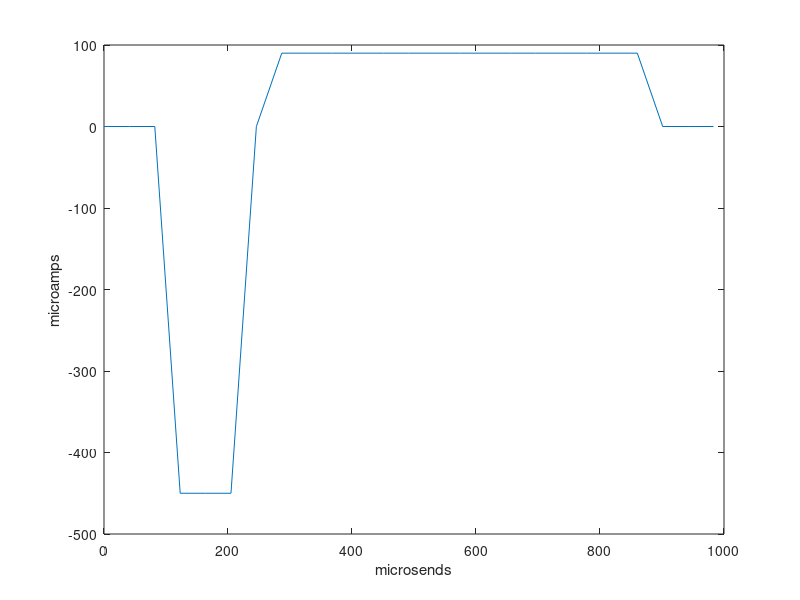

Here is the MATLAB script that generated this plot: (Note: this script raises an error after producing the figure.)
% code for generating stim file of variable IPI stim pulses for Lankarany
% collab




%% specify the waveform shape

srate = 24414.0625; % samples/sec; system sampling rate of TDT setup (e.g. 24414.0625)

dt = 1/srate;

zeropad = [0 0 0];
% Anode/Cathode length ratio:
aclr = 5;
catLen = 3;
waveformBase = [-aclr * ones(1,catLen), 0, ones(1,catLen*aclr)] / aclr;
% waveformBase = [-9 -9 -9 ones(1,27)];
% factor to multiply waveform by to get it to the desired current value
gain = 450; % microamps; 
waveform = [zeropad waveformBase zeropad] * gain;
t = 1e6 * [0:(length(waveform)-1)] * dt; % microseconds
figure; plot(t, waveform); xlabel('microsends'); ylabel('microamps')


%% Generate entire stim file with four components:
% 15 sec 130 Hz jittered
% 15 sec 130 Hz isochronous
% 15 sec 185 Hz jittered
% 15 sec 185 Hz isochronous


%   srate = 24414.0625; % samples/sec; system sampling rate of TDT setup (e.g. 24414.0625)
percStdms = 0.1; % scalar; the percentage around avISIms for 1 standard deviation (0.1),
% 10% of a milliseconds


% specify array of 4 segments to concatenate for stim conditions

totaltime = 15; % seconds; total time when stims will be on
%   dbsfreq = [130, 130, 185, 185]; % Hz
%   avISIms = [1e3*(1./(dbsfreq))]; % milliseconds; average inter-stimulus interval for the pulses

% stimIdx = [];
% 
% 
% 
% 
% for i = 1:4
%     i_stimIdx = genJitterStimtrain(totaltime(i), srate, avISIms(i), percStdms);
%     stimIdx = [stimIdx; i_stimIdx];
% 
% end


% create first stim file based on jittered 130Hz stim
dbsfreq = 130; % Hz
avISIms = 1e3*1/(dbsfreq); % milliseconds; average inter-stimulus interval for the pulses
stimtrain(1).stimidx = genJitterStimtrain(totaltime, srate, avISIms, percStdms);
stimtrain(1).stimType = 'jittered';
stimtrain(1).srate = srate;
stimtrain(1).stimWav = waveform;
stimtrain(1).stimPulsepSec = dbsfreq;


% create first stim file based on isochronous 130Hz stim
dbsfreq = 130; % Hz
avISIms = 1e3*1/(dbsfreq); % milliseconds; average inter-stimulus interval for the pulses
stimtrain(2).stimidx = genRegularStimtrain(totaltime, srate, avISIms, percStdms);
stimtrain(2).stimType = 'regular';
stimtrain(2).srate = srate;
stimtrain(2).stimWav = waveform;
stimtrain(2).stimPulsepSec = dbsfreq;

% create first stim file based on jittered 185Hz stim
dbsfreq = 185; % Hz
avISIms = 1e3*1/(dbsfreq); % milliseconds; average inter-stimulus interval for the pulses
stimtrain(3).stimidx = genJitterStimtrain(totaltime, srate, avISIms, percStdms);
stimtrain(3).stimType = 'jittered';
stimtrain(3).srate = srate;
stimtrain(3).stimWav = waveform;
stimtrain(3).stimPulsepSec = dbsfreq;

% create first stim file based on isochronous 185Hz stim
dbsfreq = 185; % Hz
avISIms = 1e3*1/(dbsfreq); % milliseconds; average inter-stimulus interval for the pulses
stimtrain(4).stimidx = genRegularStimtrain(totaltime, srate, avISIms, percStdms);
stimtrain(4).stimType = 'regular';
stimtrain(4).srate = srate;
stimtrain(4).stimWav = waveform;
stimtrain(4).stimPulsepSec = dbsfreq;



stim = [stimtrain(1).stimidx; stimtrain(2).stimidx; ...
    stimtrain(3).stimidx; stimtrain(4).stimidx];

%% convolve the events with the stimulus waveform
stimFile = conv(stim, waveform); 
nSamples = length(stimFile);

lWav = length(waveform);
% stimFile(end-(lWav-2):end) = 0 ; % remove any partial waveform shapes
tFile = ((1:nSamples)-1) * (1/fs);
figure; plot(tFile, stimFile)

% save the results as a .mat file to be loaded into TDT Synapse software
save('stimtrain4cond_metadata.mat', 'stimtrain');
save('stimtrain4cond.mat', 'stimFile');






